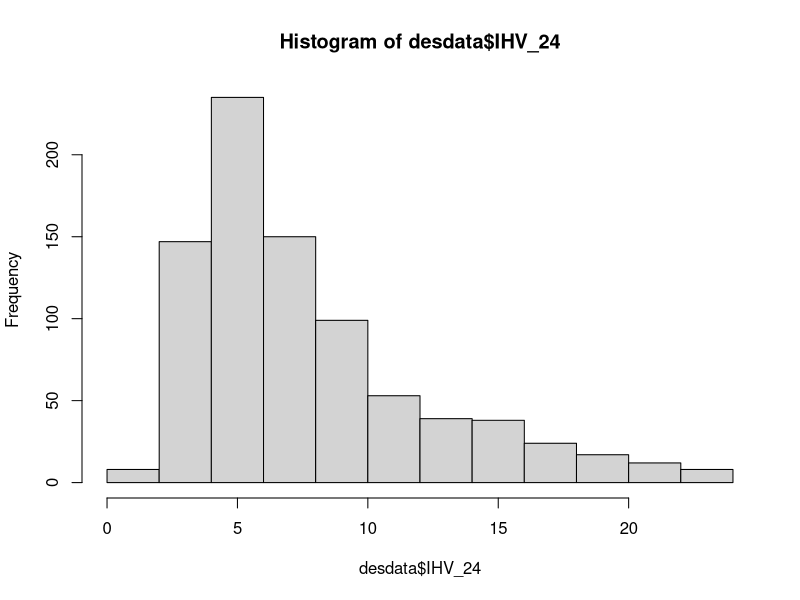
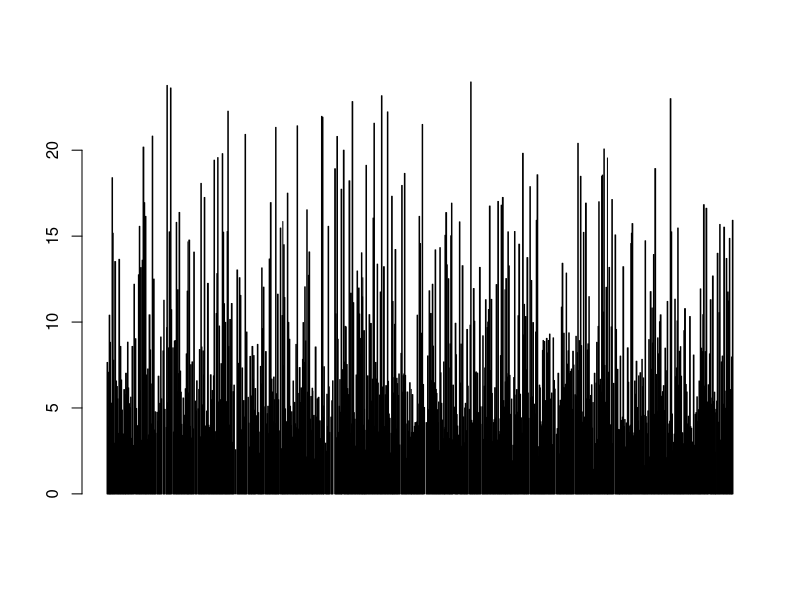
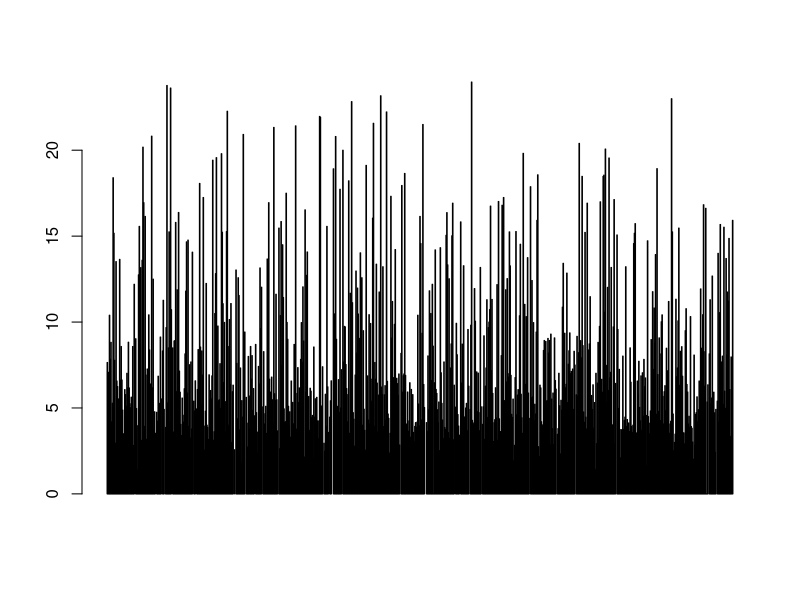
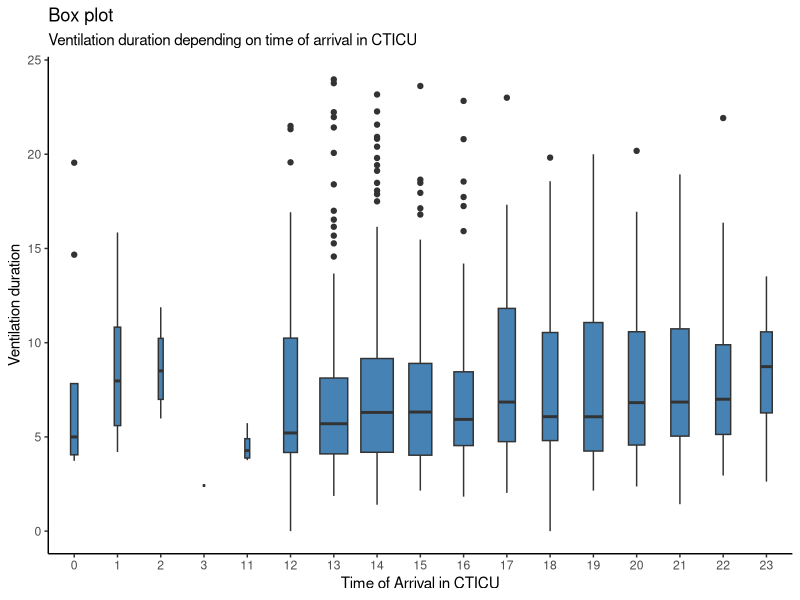
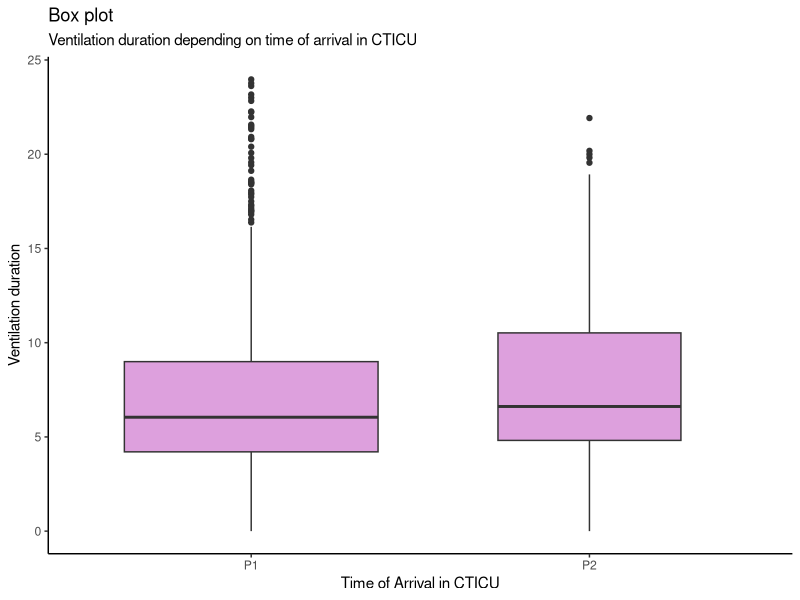
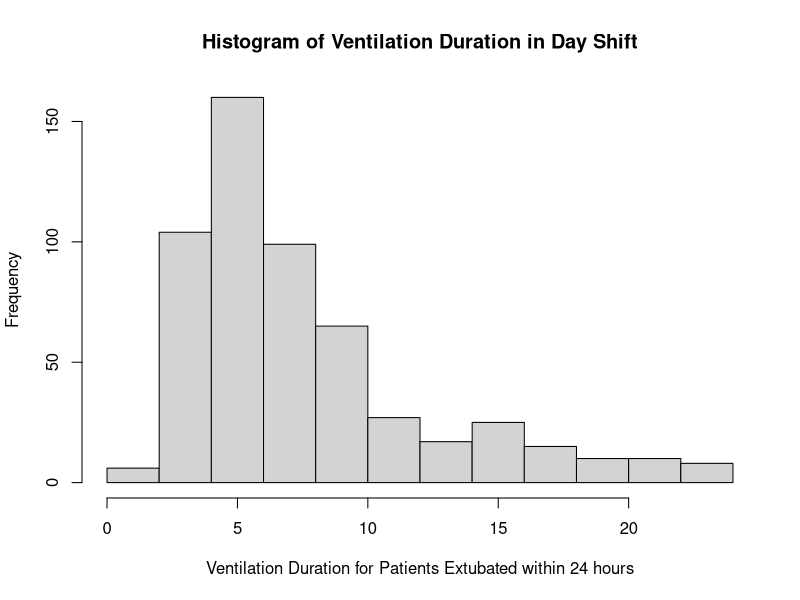
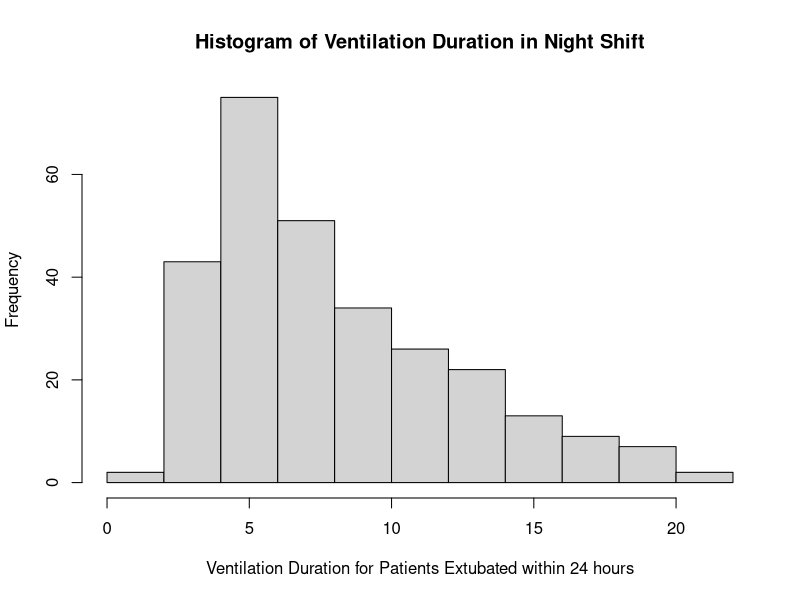
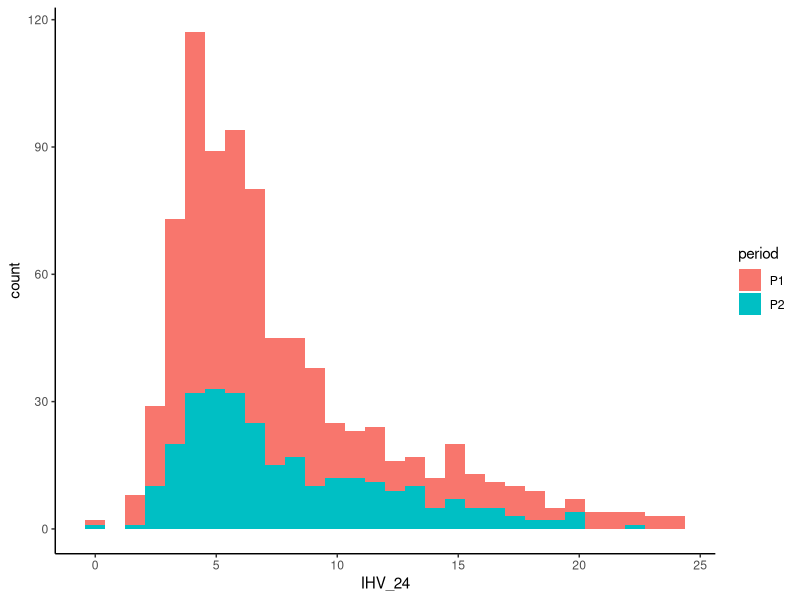

Write R code to recreate these figures, in order.
## ---- chunk 1
library(tidyverse)
library(readxl)
## ---- chunk 2
olddata <- read_excel("data/Master worksheet CTICU extubation times .xls", 
    sheet = "Master data", col_types = c("numeric", 
        "numeric", "text", "date", "date", 
        "date", "date", "text", "text", "numeric", 
        "numeric", "numeric", "numeric", 
        "text", "text", "text", "text", "text", 
        "text", "text", "text", "numeric", 
        "numeric", "numeric", "text", "text", 
        "text", "text", "text", "text", "text", 
        "text", "text", "text", "text", "text", 
        "numeric", "text", "numeric", "text", 
        "numeric", "numeric", "text", "text", 
        "text", "text", "date", "date", 
        "date", "date", "date", 
        "text", "numeric", "text", "numeric", 
        "numeric", "text", "numeric", "text", 
        "text", "numeric", "numeric", "text", 
        "text", "text", "text", "text", "numeric", 
        "numeric", "numeric", "numeric", 
        "numeric", "numeric", "numeric"))
## ---- chunk 3

rawdata <-  read_excel("data/new master data file 3 14 2019.xlsx", 
    col_types = c("text", "text", "date", 
        "date", "date", "numeric", "text", 
        "text", "numeric", "numeric", "numeric", 
        "numeric", "text", "text", "text", 
        "text", "text", "text", "text", "text", 
        "numeric", "numeric", "numeric", 
        "text", "text", "text", "text", "text", 
        "text", "text", "text", "text", "text", 
        "text", "text", "numeric", "text", 
        "numeric", "text", "numeric", "numeric", 
        "text", "text", "text", "text", "text", 
        "numeric", "text", "numeric", "date", 
        "date", "date", "date", 
        "date", "text", "numeric", "text", 
        "numeric", "numeric", "text", "numeric", 
        "text", "text", "numeric", "numeric", 
        "text", "text", "text", "text", "text", 
        "numeric", "numeric", "numeric", 
        "numeric", "numeric", "numeric", 
        "numeric", "text", "numeric", "numeric", 
        "numeric", "numeric", "numeric", 
        "numeric", "numeric", "text", "numeric"))


## ---- chunk 4
desdata <- rawdata %>% 
  separate("Surgery duration", into = c("Sdate", "Stime"), sep= " ") %>%
  separate("OR Exit Date And Time", into = c("OREdate", "OREtime"), sep= " ") %>%
  separate("OREtime", into = c("OREhour", "OREmin","OREsec"), sep= ":") %>%
  separate("Stime", into = c("Shour","Smin","Ssec"), sep= ":") %>% 
  mutate (Shour=as.numeric(Shour), Smin=as.numeric(Smin), Stime = Shour+ (Smin/60),
          OREhour = as.numeric(OREhour) ,
          period = ifelse (OREhour <18 & OREhour >=7,  "P1", "P2"),
          Ethnicity = NA,
          Reintub = coalesce(`Re-intubated During Hospital Stay`, `Postop Intubation/Reintubation During Hospital Stay`),
          Mor_disc = coalesce(`Mort-DC Status`,`Discharge / Mortality Status`)
          
          ) %>%

  rename(age = "Patient Age", 
         sex = "Sex", 
         BMI = "BMI", 
         PMM = "Predicted Morbidity or Mortality", 
         PRM = "Predicted Risk of Mortality", 
         PPV = "Predicted Prolonged Ventilation", 
         Reop = "Incidence",
         Urgent = "Status",
         Sug_Dur = "Stime",
         Pri_MI = "Prior MI",
         HF_w2w = "Heart Failure within 2 weeks",
         NYHA = "Classification-NYHA",
         smoker = "RF-Tobacco Use",
         lung = "RF-Chronic Lung Disease",
         PFT = "RF-Pulmonary Function Test",
         FEV = "RF-Forced Expiratory Volume Predicted",
         DLCOT = "DLCO Test Performed",
         DLCO = "DLCO Predicted",
         RFD = "RF-Renal Fail-Dialysis",
         PAD = "RF-Peripheral Arterial Disease",
         #Main outcome
         IHV = "Initial Hours Ventilated",
         #Secondary outcome
         Post_pneu = "Post-Op-Pulm-Pneumonia", 
         Post_throm = "Post-Op-Venous Thromboembolism-VTE",
         Post_stroke = "Post-Op-Neuro-Stroke Perm"  ,
         Re_ICU = "Readmission to ICU" ,
         Hos_LOS = "LOS-Admit-Discharge" , 
         ICU_LOS = "Total Hrs ICU",
         #Post-operative blood product transfusion 
         POBPT = "Blood Prod" ,                                        
         #Total blood transfusion units
         TBU = "Total units (all blood products)",      
         XCT = "Cross Clamp Time (min)",                             
         CPBT = "Cardiopulmonary Bypass Time"                        
         ) %>% 
  select(age,
       sex,
       Ethnicity,
       BMI, 
       PMM , 
       PRM , 
       PPV,
       Reop ,
       Urgent ,
       Sug_Dur ,
       Pri_MI ,
       HF_w2w ,
       NYHA ,
       smoker,
       lung,
       PFT,
       FEV,
       DLCOT ,
       DLCO,
       RFD ,
       PAD,
       OREhour,
       IHV,
       period,
       # secondary outcome
       Reintub, 
       Post_pneu, 
       Post_throm ,
       Post_stroke ,
       Re_ICU , 
       Hos_LOS, 
       ICU_LOS, 
       Mor_disc,
       # new variables added by new dataset 
       POBPT,
       TBU,
       XCT,
       CPBT
       ) %>% 
  mutate(IHV_24 = IHV)

        


# combine ethnicity

desdata$Ethnicity[rawdata$`Race - White` == "Yes"] = "White"
desdata$Ethnicity[rawdata$`Race - Black / African American` == "Yes"] = "Black"
desdata$Ethnicity[rawdata$`Race - Asian` == "Yes"] = "Asian"
desdata$Ethnicity[rawdata$`Race - American Indian / Alaskan Native` == "Yes"] = "American Indian"
desdata$Ethnicity[rawdata$`Race - Native Hawaiian / Pacific Islander` == "Yes"] = "Hawaiian"
desdata$Ethnicity[rawdata$`Race - Other` == "Yes"] = "Other"
desdata$Ethnicity[rawdata$`Race Documented` == "No"] = "No document"
## ---- chunk 5
desdata <- desdata %>% mutate( IHV_24 = IHV)
desdata$IHV_24[desdata$IHV>24] = NA 

glmdata <- desdata
## ---- chunk 6
names(rawdata)
names(olddata)
names(desdata)
## ---- chunk 7
#desdata$sex[desdata$sex == "Not documented"] <- NA
length(desdata$sex)
sum(is.na(desdata$sex))
sum(is.na(desdata$sex)) / length(desdata$sex)
table(desdata$sex)

#table(desdata$sex) / length(desdata$sex)
paste(round(100*(table(desdata$sex) / 861), 2), "%", sep="")

length(desdata$sex[desdata$period == "P1"])
length(desdata$sex[desdata$period == "P2"])

sum(is.na(desdata$sex[desdata$period == "P1"]))
sum(is.na(desdata$sex[desdata$period == "P2"]))

table(desdata$sex[desdata$period == "P1"]) 
table(desdata$sex[desdata$period == "P2"]) 

#table(desdata$sex[desdata$period == "P1"]) / length(desdata$sex[desdata$period == "P1"])
paste(round(100*(table(desdata$sex[desdata$period == "P1"]) / length(desdata$sex[desdata$period == "P1"])), 2), "%", sep="")

#table(desdata$sex[desdata$period == "P2"]) / length(desdata$sex[desdata$period == "P2"])
paste(round(100*(table(desdata$sex[desdata$period == "P2"]) / length(desdata$sex[desdata$period == "P2"])), 2), "%", sep="")
chisq.test(desdata$sex,desdata$period, correct = FALSE)

## ---- chunk 8
glmdata$Ethnicity[glmdata$Ethnicity == "No document"] <- NA
glmdata$Ethnicity <- as.factor(glmdata$Ethnicity) %>%
  relevel(glmdata$Ethnicity, ref="White")

length(glmdata$Ethnicity)
sum(is.na(glmdata$Ethnicity))
sum(is.na(glmdata$Ethnicity)) / length(glmdata$Ethnicity)
table(glmdata$Ethnicity)

#table(glmdata$Ethnicity) / length(glmdata$Ethnicity)
paste(round(100*(table(glmdata$Ethnicity) / 861), 2), "%", sep="")

length(glmdata$Ethnicity[glmdata$period == "P1"])
length(glmdata$Ethnicity[glmdata$period == "P2"])

sum(is.na(glmdata$Ethnicity[glmdata$period == "P1"]))
sum(is.na(glmdata$Ethnicity[glmdata$period == "P2"]))

table(glmdata$Ethnicity[glmdata$period == "P1"]) 
table(glmdata$Ethnicity[glmdata$period == "P2"]) 

#table(glmdata$Ethnicity[glmdata$period == "P1"]) / length(glmdata$Ethnicity[glmdata$period == "P1"])
paste(round(100*(table(glmdata$Ethnicity[glmdata$period == "P1"]) / length(glmdata$Ethnicity[glmdata$period == "P1"])), 2), "%", sep="")

#table(glmdata$Ethnicity[glmdata$period == "P2"]) / length(glmdata$Ethnicity[glmdata$period == "P2"])
paste(round(100*(table(glmdata$Ethnicity[glmdata$period == "P2"]) / length(glmdata$Ethnicity[glmdata$period == "P2"])), 2), "%", sep="")


chisq.test(glmdata$Ethnicity,glmdata$period, correct = FALSE)
## ---- chunk 9
glmdata <- glmdata %>% 
  mutate(Reop = ifelse(Reop == "First cardiovascular surgery", "Yes", "No"))

length(glmdata$Reop)
sum(is.na(glmdata$Reop))
sum(is.na(glmdata$Reop)) / length(glmdata$Reop)
table(glmdata$Reop)

#table(glmdata$Reop) / length(glmdata$Reop)
paste(round(100*(table(glmdata$Reop) / (length(na.omit(glmdata$Reop)))), 2), "%", sep="")

length(na.omit(glmdata$Reop[glmdata$period == "P1"]))
length(na.omit(glmdata$Reop[glmdata$period == "P2"]))

sum(is.na(glmdata$Reop[glmdata$period == "P1"]))
sum(is.na(glmdata$Reop[glmdata$period == "P2"]))

table(glmdata$Reop[glmdata$period == "P1"]) 
table(glmdata$Reop[glmdata$period == "P2"]) 

#table(glmdata$Reop[glmdata$period == "P1"]) / length(glmdata$Reop[glmdata$period == "P1"])
paste(round(100*(table(glmdata$Reop[glmdata$period == "P1"]) / length(na.omit(glmdata$Reop[glmdata$period == "P1"]))), 2), "%", sep="")

#table(glmdata$Reop[glmdata$period == "P2"]) / length(glmdata$Reop[glmdata$period == "P2"])
paste(round(100*(table(glmdata$Reop[glmdata$period == "P2"]) / length(na.omit(glmdata$Reop[glmdata$period == "P2"]))), 2), "%", sep="")



fisher.test(glmdata$Reop,glmdata$period)
## ---- chunk 10
#desdata$Urgent[desdata$Urgent == "Not documented"] <- NA
length(desdata$Urgent)
sum(is.na(desdata$Urgent))
sum(is.na(desdata$Urgent)) / length(desdata$Urgent)
table(desdata$Urgent)

#table(desdata$Urgent) / length(desdata$Urgent)
paste(round(100*(table(desdata$Urgent) / 861), 2), "%", sep="")

length(desdata$Urgent[desdata$period == "P1"])
length(desdata$Urgent[desdata$period == "P2"])

sum(is.na(desdata$Urgent[desdata$period == "P1"]))
sum(is.na(desdata$Urgent[desdata$period == "P2"]))

table(desdata$Urgent[desdata$period == "P1"]) 
table(desdata$Urgent[desdata$period == "P2"]) 

#table(desdata$Urgent[desdata$period == "P1"]) / length(desdata$Urgent[desdata$period == "P1"])
paste(round(100*(table(desdata$Urgent[desdata$period == "P1"]) / length(desdata$Urgent[desdata$period == "P1"])), 2), "%", sep="")

#table(desdata$Urgent[desdata$period == "P2"]) / length(desdata$Urgent[desdata$period == "P2"])
paste(round(100*(table(desdata$Urgent[desdata$period == "P2"]) / length(desdata$Urgent[desdata$period == "P2"])), 2), "%", sep="")


chisq.test(desdata$Urgent,desdata$period, correct = FALSE)
## ---- chunk 11
glmdata$Pri_MI[glmdata$Pri_MI == "Unknown"] <- NA
length(glmdata$Pri_MI)
sum(is.na(glmdata$Pri_MI))
sum(is.na(glmdata$Pri_MI)) / length(glmdata$Pri_MI)
table(glmdata$Pri_MI)

#table(glmdata$Pri_MI) / length(glmdata$Pri_MI)
paste(round(100*(table(glmdata$Pri_MI) / (length(na.omit(glmdata$Pri_MI)))), 2), "%", sep="")

length(na.omit(glmdata$Pri_MI[glmdata$period == "P1"]))
length(na.omit(glmdata$Pri_MI[glmdata$period == "P2"]))

sum(is.na(glmdata$Pri_MI[glmdata$period == "P1"]))
sum(is.na(glmdata$Pri_MI[glmdata$period == "P2"]))

table(glmdata$Pri_MI[glmdata$period == "P1"]) 
table(glmdata$Pri_MI[glmdata$period == "P2"]) 

#table(glmdata$Pri_MI[glmdata$period == "P1"]) / length(glmdata$Pri_MI[glmdata$period == "P1"])
paste(round(100*(table(glmdata$Pri_MI[glmdata$period == "P1"]) / length(na.omit(glmdata$Pri_MI[glmdata$period == "P1"]))), 2), "%", sep="")

#table(glmdata$Pri_MI[glmdata$period == "P2"]) / length(glmdata$Pri_MI[glmdata$period == "P2"])
paste(round(100*(table(glmdata$Pri_MI[glmdata$period == "P2"]) / length(na.omit(glmdata$Pri_MI[glmdata$period == "P2"]))), 2), "%", sep="")

chisq.test(glmdata$Pri_MI,glmdata$period, correct = FALSE)
## ---- chunk 12
glmdata$HF_w2w[desdata$HF_w2w == "Unknown"] <- NA
length(desdata$HF_w2w)
sum(is.na(desdata$HF_w2w))
sum(is.na(desdata$HF_w2w)) / length(desdata$HF_w2w)
table(desdata$HF_w2w)

#table(desdata$HF_w2w) / length(desdata$HF_w2w)
paste(round(100*(table(desdata$HF_w2w) / 861), 2), "%", sep="")

length(desdata$HF_w2w[desdata$period == "P1"])
length(desdata$HF_w2w[desdata$period == "P2"])

sum(is.na(desdata$HF_w2w[desdata$period == "P1"]))
sum(is.na(desdata$HF_w2w[desdata$period == "P2"]))

table(desdata$HF_w2w[desdata$period == "P1"]) 
table(desdata$HF_w2w[desdata$period == "P2"]) 

#table(desdata$HF_w2w[desdata$period == "P1"]) / length(desdata$HF_w2w[desdata$period == "P1"])
paste(round(100*(table(desdata$HF_w2w[desdata$period == "P1"]) / length(desdata$HF_w2w[desdata$period == "P1"])), 2), "%", sep="")

#table(desdata$HF_w2w[desdata$period == "P2"]) / length(desdata$HF_w2w[desdata$period == "P2"])
paste(round(100*(table(desdata$HF_w2w[desdata$period == "P2"]) / length(desdata$HF_w2w[desdata$period == "P2"])), 2), "%", sep="")
chisq.test(desdata$HF_w2w,desdata$period, correct = FALSE)
## ---- chunk 13
#desdata$NYHA[desdata$NYHA == "Not documented"] <- NA
length(desdata$NYHA)
sum(is.na(desdata$NYHA))
sum(is.na(desdata$NYHA)) / length(desdata$NYHA)
table(desdata$NYHA)

#table(desdata$NYHA) / length(desdata$NYHA)
paste(round(100*(table(desdata$NYHA) / 861), 2), "%", sep="")

length(desdata$NYHA[desdata$period == "P1"])
length(desdata$NYHA[desdata$period == "P2"])

sum(is.na(desdata$NYHA[desdata$period == "P1"]))
sum(is.na(desdata$NYHA[desdata$period == "P2"]))

table(desdata$NYHA[desdata$period == "P1"]) 
table(desdata$NYHA[desdata$period == "P2"]) 

#table(desdata$NYHA[desdata$period == "P1"]) / length(desdata$NYHA[desdata$period == "P1"])
paste(round(100*(table(desdata$NYHA[desdata$period == "P1"]) / length(desdata$NYHA[desdata$period == "P1"])), 2), "%", sep="")

#table(desdata$NYHA[desdata$period == "P2"]) / length(desdata$NYHA[desdata$period == "P2"])
paste(round(100*(table(desdata$NYHA[desdata$period == "P2"]) / length(desdata$NYHA[desdata$period == "P2"])), 2), "%", sep="")

## ---- chunk 14
glmdata$smoker <- "Yes"
glmdata$smoker[desdata$smoker == "Smoking status unknown"] <- NA
glmdata$smoker[desdata$smoker == "Never smoker"] <- "No"
length(glmdata$smoker)
sum(is.na(glmdata$smoker))
sum(is.na(glmdata$smoker)) / length(glmdata$smoker)
table(glmdata$smoker)

#table(glmdata$smoker) / length(glmdata$smoker)
paste(round(100*(table(glmdata$smoker) / (length(na.omit(glmdata$smoker)))), 2), "%", sep="")

length(na.omit(glmdata$smoker[glmdata$period == "P1"]))
length(na.omit(glmdata$smoker[glmdata$period == "P2"]))

sum(is.na(glmdata$smoker[glmdata$period == "P1"]))
sum(is.na(glmdata$smoker[glmdata$period == "P2"]))

table(glmdata$smoker[glmdata$period == "P1"]) 
table(glmdata$smoker[glmdata$period == "P2"]) 

#table(glmdata$smoker[glmdata$period == "P1"]) / length(glmdata$smoker[glmdata$period == "P1"])
paste(round(100*(table(glmdata$smoker[glmdata$period == "P1"]) / length(na.omit(glmdata$smoker[glmdata$period == "P1"]))), 2), "%", sep="")

#table(glmdata$smoker[glmdata$period == "P2"]) / length(glmdata$smoker[glmdata$period == "P2"])
paste(round(100*(table(glmdata$smoker[glmdata$period == "P2"]) / length(na.omit(glmdata$smoker[glmdata$period == "P2"]))), 2), "%", sep="")

chisq.test(glmdata$smoker,glmdata$period, correct = FALSE)
## ---- chunk 15

glmdata$lung <- "Yes"
glmdata$lung[desdata$lung == "No"] <- "No"
glmdata$lung[desdata$lung == "Unknown"] <- NA

length(glmdata$lung)
sum(is.na(glmdata$lung))
sum(is.na(glmdata$lung)) / length(glmdata$lung)
table(glmdata$lung)

#table(glmdata$lung) / length(glmdata$lung)
paste(round(100*(table(glmdata$lung) / 861), 2), "%", sep="")

length(glmdata$lung[glmdata$period == "P1"])
length(glmdata$lung[glmdata$period == "P2"])

sum(is.na(glmdata$lung[glmdata$period == "P1"]))
sum(is.na(glmdata$lung[glmdata$period == "P2"]))

table(glmdata$lung[glmdata$period == "P1"]) 
table(glmdata$lung[glmdata$period == "P2"]) 

#table(glmdata$lung[glmdata$period == "P1"]) / length(glmdata$lung[glmdata$period == "P1"])
paste(round(100*(table(glmdata$lung[glmdata$period == "P1"]) / length(glmdata$lung[glmdata$period == "P1"])), 2), "%", sep="")

#table(glmdata$lung[glmdata$period == "P2"]) / length(glmdata$lung[glmdata$period == "P2"])
paste(round(100*(table(glmdata$lung[glmdata$period == "P2"]) / length(glmdata$lung[glmdata$period == "P2"])), 2), "%", sep="")

chisq.test(glmdata$lung,glmdata$period, correct = FALSE)
## ---- chunk 16


glmdata$PFT[desdata$PFT == "Unknown"] <- NA

length(glmdata$PFT)
sum(is.na(glmdata$PFT))
sum(is.na(glmdata$PFT)) / length(glmdata$PFT)
table(glmdata$PFT)

#table(glmdata$PFT) / length(glmdata$PFT)
paste(round(100*(table(glmdata$PFT) / 861), 2), "%", sep="")

length(glmdata$PFT[glmdata$period == "P1"])
length(glmdata$PFT[glmdata$period == "P2"])

sum(is.na(glmdata$PFT[glmdata$period == "P1"]))
sum(is.na(glmdata$PFT[glmdata$period == "P2"]))

table(glmdata$PFT[glmdata$period == "P1"]) 
table(glmdata$PFT[glmdata$period == "P2"]) 

#table(glmdata$PFT[glmdata$period == "P1"]) / length(glmdata$PFT[glmdata$period == "P1"])
paste(round(100*(table(glmdata$PFT[glmdata$period == "P1"]) / length(glmdata$PFT[glmdata$period == "P1"])), 2), "%", sep="")

#table(glmdata$PFT[glmdata$period == "P2"]) / length(glmdata$PFT[glmdata$period == "P2"])
paste(round(100*(table(glmdata$PFT[glmdata$period == "P2"]) / length(glmdata$PFT[glmdata$period == "P2"])), 2), "%", sep="")

chisq.test(glmdata$PFT,glmdata$period, correct = FALSE)
## ---- chunk 17
#desdata$DLCOT[desdata$DLCOT == "Not documented"] <- NA
length(desdata$DLCOT)
sum(is.na(desdata$DLCOT))
sum(is.na(desdata$DLCOT)) / length(desdata$DLCOT)
table(desdata$DLCOT)

#table(desdata$DLCOT) / length(desdata$DLCOT)
paste(round(100*(table(desdata$DLCOT) / 861), 2), "%", sep="")

length(desdata$DLCOT[desdata$period == "P1"])
length(desdata$DLCOT[desdata$period == "P2"])

sum(is.na(desdata$DLCOT[desdata$period == "P1"]))
sum(is.na(desdata$DLCOT[desdata$period == "P2"]))

table(desdata$DLCOT[desdata$period == "P1"]) 
table(desdata$DLCOT[desdata$period == "P2"]) 

#table(desdata$DLCOT[desdata$period == "P1"]) / length(desdata$DLCOT[desdata$period == "P1"])
paste(round(100*(table(desdata$DLCOT[desdata$period == "P1"]) / length(desdata$DLCOT[desdata$period == "P1"])), 2), "%", sep="")

#table(desdata$DLCOT[desdata$period == "P2"]) / length(desdata$DLCOT[desdata$period == "P2"])
paste(round(100*(table(desdata$DLCOT[desdata$period == "P2"]) / length(desdata$DLCOT[desdata$period == "P2"])), 2), "%", sep="")
## ---- chunk 18


glmdata$RFD[desdata$RFD == "Unknown"] <- NA

length(glmdata$RFD)
sum(is.na(glmdata$RFD))
sum(is.na(glmdata$RFD)) / length(glmdata$RFD)
table(glmdata$RFD)

#table(glmdata$RFD) / length(glmdata$RFD)
paste(round(100*(table(glmdata$RFD) / 861), 2), "%", sep="")

length(glmdata$RFD[glmdata$period == "P1"])
length(glmdata$RFD[glmdata$period == "P2"])

sum(is.na(glmdata$RFD[glmdata$period == "P1"]))
sum(is.na(glmdata$RFD[glmdata$period == "P2"]))

table(glmdata$RFD[glmdata$period == "P1"]) 
table(glmdata$RFD[glmdata$period == "P2"]) 

#table(glmdata$RFD[glmdata$period == "P1"]) / length(glmdata$RFD[glmdata$period == "P1"])
paste(round(100*(table(glmdata$RFD[glmdata$period == "P1"]) / length(glmdata$RFD[glmdata$period == "P1"])), 2), "%", sep="")

#table(glmdata$RFD[glmdata$period == "P2"]) / length(glmdata$RFD[glmdata$period == "P2"])
paste(round(100*(table(glmdata$RFD[glmdata$period == "P2"]) / length(glmdata$RFD[glmdata$period == "P2"])), 2), "%", sep="")

chisq.test(glmdata$RFD,glmdata$period, correct = FALSE)
## ---- chunk 19
#desdata$PAD[desdata$PAD == "Not documented"] <- NA
length(desdata$PAD)
sum(is.na(desdata$PAD))
sum(is.na(desdata$PAD)) / length(desdata$PAD)
table(desdata$PAD)

#table(desdata$PAD) / length(desdata$PAD)
paste(round(100*(table(desdata$PAD) / 861), 2), "%", sep="")

length(desdata$PAD[desdata$period == "P1"])
length(desdata$PAD[desdata$period == "P2"])

sum(is.na(desdata$PAD[desdata$period == "P1"]))
sum(is.na(desdata$PAD[desdata$period == "P2"]))

table(desdata$PAD[desdata$period == "P1"]) 
table(desdata$PAD[desdata$period == "P2"]) 

#table(desdata$PAD[desdata$period == "P1"]) / length(desdata$PAD[desdata$period == "P1"])
paste(round(100*(table(desdata$PAD[desdata$period == "P1"]) / length(desdata$PAD[desdata$period == "P1"])), 2), "%", sep="")

#table(desdata$PAD[desdata$period == "P2"]) / length(desdata$PAD[desdata$period == "P2"])
paste(round(100*(table(desdata$PAD[desdata$period == "P2"]) / length(desdata$PAD[desdata$period == "P2"])), 2), "%", sep="")

chisq.test(glmdata$PAD,glmdata$period, correct = FALSE)
## ---- chunk 20




length(glmdata$POBPT )
sum(is.na(glmdata$POBPT ))
sum(is.na(glmdata$POBPT )) / length(glmdata$POBPT )
table(glmdata$POBPT )

#table(glmdata$POBPT ) / length(glmdata$POBPT )
paste(round(100*(table(glmdata$POBPT ) / (length(na.omit(glmdata$POBPT )))), 2), "%", sep="")

length(na.omit(glmdata$POBPT [glmdata$period == "P1"]))
length(na.omit(glmdata$POBPT [glmdata$period == "P2"]))

sum(is.na(glmdata$POBPT [glmdata$period == "P1"]))
sum(is.na(glmdata$POBPT [glmdata$period == "P2"]))

table(glmdata$POBPT [glmdata$period == "P1"]) 
table(glmdata$POBPT [glmdata$period == "P2"]) 

#table(glmdata$POBPT [glmdata$period == "P1"]) / length(glmdata$POBPT [glmdata$period == "P1"])
paste(round(100*(table(glmdata$POBPT [glmdata$period == "P1"]) / length(na.omit(glmdata$POBPT [glmdata$period == "P1"]))), 2), "%", sep="")

#table(glmdata$POBPT [glmdata$period == "P2"]) / length(glmdata$POBPT [glmdata$period == "P2"])
paste(round(100*(table(glmdata$POBPT [glmdata$period == "P2"]) / length(na.omit(glmdata$POBPT [glmdata$period == "P2"]))), 2), "%", sep="")

chisq.test(glmdata$POBPT ,glmdata$period, correct = FALSE)

## ---- chunk 21
desdata$age[desdata$period == "P1"] %>% na.omit() %>% length()
summary(desdata$age[desdata$period == "P1"])
desdata$age[desdata$period == "P1"] %>% na.omit() %>% sd()
desdata$age[desdata$period == "P2"] %>% na.omit() %>% length()
summary(desdata$age[desdata$period == "P2"])
desdata$age[desdata$period == "P2"] %>% na.omit() %>% sd()
desdata$age %>% na.omit() %>% length()
summary(desdata$age)
desdata$age %>% na.omit() %>% sd()
## ---- chunk 22
var.test(desdata$age[desdata$period == "P2"], desdata$age[desdata$period == "P1"])
t.test(x= desdata$age[desdata$period == "P1"], y = desdata$age[desdata$period == "P2"], paired = FALSE, var.equal = TRUE, conf.level = 0.95)
## ---- chunk 23
desdata$PMM[desdata$period == "P1"] %>% na.omit() %>% length()
summary(desdata$PMM[desdata$period == "P1"])
desdata$PMM[desdata$period == "P1"] %>% na.omit() %>% sd()
desdata$PMM[desdata$period == "P2"] %>% na.omit() %>% length()
summary(desdata$PMM[desdata$period == "P2"])
desdata$PMM[desdata$period == "P2"] %>% na.omit() %>% sd()
desdata$PMM %>% na.omit() %>% length()
summary(desdata$PMM)
desdata$PMM %>% na.omit() %>% sd()
## ---- chunk 24
var.test(desdata$PMM[desdata$period == "P2"], desdata$PMM[desdata$period == "P1"])
t.test(x= desdata$PMM[desdata$period == "P1"], y = desdata$PMM[desdata$period == "P2"], paired = FALSE, var.equal = FALSE, conf.level = 0.95)
## ---- chunk 25
desdata$PRM[desdata$period == "P1"] %>% na.omit() %>% length()
summary(desdata$PRM[desdata$period == "P1"])
desdata$PRM[desdata$period == "P1"] %>% na.omit() %>% sd()
desdata$PRM[desdata$period == "P2"] %>% na.omit() %>% length()
summary(desdata$PRM[desdata$period == "P2"])
desdata$PRM[desdata$period == "P2"] %>% na.omit() %>% sd()
desdata$PRM %>% na.omit() %>% length()
summary(desdata$PRM)
desdata$PRM %>% na.omit() %>% sd()
## ---- chunk 26
var.test(desdata$PRM[desdata$period == "P2"], desdata$PRM[desdata$period == "P1"])
t.test(x= desdata$PRM[desdata$period == "P1"], y = desdata$PRM[desdata$period == "P2"], paired = FALSE, var.equal = TRUE, conf.level = 0.95)
## ---- chunk 27
desdata$PPV[desdata$period == "P1"] %>% na.omit() %>% length()
summary(desdata$PPV[desdata$period == "P1"])
desdata$PPV[desdata$period == "P1"] %>% na.omit() %>% sd()
desdata$PPV[desdata$period == "P2"] %>% na.omit() %>% length()
summary(desdata$PPV[desdata$period == "P2"])
desdata$PPV[desdata$period == "P2"] %>% na.omit() %>% sd()
desdata$PPV %>% na.omit() %>% length()
summary(desdata$PPV)
desdata$PPV %>% na.omit() %>% sd()
## ---- chunk 28
var.test(desdata$PPV[desdata$period == "P2"], desdata$PPV[desdata$period == "P1"])
t.test(x= desdata$PPV[desdata$period == "P1"], y = desdata$PPV[desdata$period == "P2"], paired = FALSE, var.equal = TRUE, conf.level = 0.95)
## ---- chunk 29
desdata$Sug_Dur[desdata$period == "P1"] %>% na.omit() %>% length()
summary(desdata$Sug_Dur[desdata$period == "P1"])
desdata$Sug_Dur[desdata$period == "P1"] %>% na.omit() %>% sd()
desdata$Sug_Dur[desdata$period == "P2"] %>% na.omit() %>% length()
summary(desdata$Sug_Dur[desdata$period == "P2"])
desdata$Sug_Dur[desdata$period == "P2"] %>% na.omit() %>% sd()
desdata$Sug_Dur %>% na.omit() %>% length()
summary(desdata$Sug_Dur)
desdata$Sug_Dur %>% na.omit() %>% sd()
## ---- chunk 30
var.test(desdata$Sug_Dur[desdata$period == "P2"], desdata$Sug_Dur[desdata$period == "P1"])
t.test(x= desdata$Sug_Dur[desdata$period == "P1"], y = desdata$Sug_Dur[desdata$period == "P2"], paired = FALSE, var.equal = FALSE, conf.level = 0.95)
## ---- chunk 31
desdata$FEV[desdata$period == "P1"] %>% na.omit() %>% length()
summary(desdata$FEV[desdata$period == "P1"])
desdata$FEV[desdata$period == "P1"] %>% na.omit() %>% sd()
desdata$FEV[desdata$period == "P2"] %>% na.omit() %>% length()
summary(desdata$FEV[desdata$period == "P2"])
desdata$FEV[desdata$period == "P2"] %>% na.omit() %>% sd()
desdata$FEV %>% na.omit() %>% length()
summary(desdata$FEV)
desdata$FEV %>% na.omit() %>% sd()
## ---- chunk 32
var.test(desdata$FEV[desdata$period == "P2"], desdata$FEV[desdata$period == "P1"])
t.test(x= desdata$FEV[desdata$period == "P1"], y = desdata$FEV[desdata$period == "P2"], paired = FALSE, var.equal = TRUE, conf.level = 0.95)
## ---- chunk 33
desdata$DLCO[desdata$period == "P1"] %>% na.omit() %>% length()
summary(desdata$DLCO[desdata$period == "P1"])
desdata$DLCO[desdata$period == "P1"] %>% na.omit() %>% sd()
desdata$DLCO[desdata$period == "P2"] %>% na.omit() %>% length()
summary(desdata$DLCO[desdata$period == "P2"])
desdata$DLCO[desdata$period == "P2"] %>% na.omit() %>% sd()
desdata$DLCO %>% na.omit() %>% length()
summary(desdata$DLCO)
desdata$DLCO %>% na.omit() %>% sd()
## ---- chunk 34
var.test(desdata$DLCO[desdata$period == "P2"], desdata$DLCO[desdata$period == "P1"])
t.test(x= desdata$DLCO[desdata$period == "P1"], y = desdata$DLCO[desdata$period == "P2"], paired = FALSE, var.equal = TRUE, conf.level = 0.95)
## ---- chunk 35
desdata$TBU[desdata$period == "P1"] %>% na.omit() %>% length()
summary(desdata$TBU[desdata$period == "P1"])
desdata$TBU[desdata$period == "P1"] %>% na.omit() %>% sd()
desdata$TBU[desdata$period == "P2"] %>% na.omit() %>% length()
summary(desdata$TBU[desdata$period == "P2"])
desdata$TBU[desdata$period == "P2"] %>% na.omit() %>% sd()
desdata$TBU %>% na.omit() %>% length()
summary(desdata$TBU)
desdata$TBU %>% na.omit() %>% sd()
## ---- chunk 36
var.test(desdata$TBU[desdata$period == "P2"], desdata$TBU[desdata$period == "P1"])
t.test(x= desdata$TBU[desdata$period == "P1"], y = desdata$TBU[desdata$period == "P2"], paired = FALSE, var.equal = TRUE, conf.level = 0.95)
## ---- chunk 37
desdata$XCT[desdata$period == "P1"] %>% na.omit() %>% length()
summary(desdata$XCT[desdata$period == "P1"])
desdata$XCT[desdata$period == "P1"] %>% na.omit() %>% sd()
desdata$XCT[desdata$period == "P2"] %>% na.omit() %>% length()
summary(desdata$XCT[desdata$period == "P2"])
desdata$XCT[desdata$period == "P2"] %>% na.omit() %>% sd()
desdata$XCT %>% na.omit() %>% length()
summary(desdata$XCT)
desdata$XCT %>% na.omit() %>% sd()
## ---- chunk 38
var.test(desdata$XCT[desdata$period == "P2"], desdata$XCT[desdata$period == "P1"])
t.test(x= desdata$XCT[desdata$period == "P1"], y = desdata$XCT[desdata$period == "P2"], paired = FALSE, var.equal = TRUE, conf.level = 0.95)
## ---- chunk 39
desdata$CPBT[desdata$period == "P1"] %>% na.omit() %>% length()
summary(desdata$CPBT[desdata$period == "P1"])
desdata$CPBT[desdata$period == "P1"] %>% na.omit() %>% sd()
desdata$CPBT[desdata$period == "P2"] %>% na.omit() %>% length()
summary(desdata$CPBT[desdata$period == "P2"])
desdata$CPBT[desdata$period == "P2"] %>% na.omit() %>% sd()
desdata$CPBT %>% na.omit() %>% length()
summary(desdata$CPBT)
desdata$CPBT %>% na.omit() %>% sd()
## ---- chunk 40
var.test(desdata$CPBT[desdata$period == "P2"], desdata$CPBT[desdata$period == "P1"])
t.test(x= desdata$CPBT[desdata$period == "P1"], y = desdata$CPBT[desdata$period == "P2"], paired = FALSE, var.equal = TRUE, conf.level = 0.95)
## ---- chunk 41
desdata$IHV[desdata$period == "P1"] %>% na.omit() %>% length()
summary(desdata$IHV[desdata$period == "P1"])
desdata$IHV[desdata$period == "P1"] %>% na.omit() %>% sd()
desdata$IHV[desdata$period == "P2"] %>% na.omit() %>% length()
summary(desdata$IHV[desdata$period == "P2"])
desdata$IHV[desdata$period == "P2"] %>% na.omit() %>% sd()
desdata$IHV %>% na.omit() %>% length()
summary(desdata$IHV)
desdata$IHV %>% na.omit() %>% sd()
## ---- chunk 42
var.test(desdata$IHV[desdata$period == "P2"], desdata$IHV[desdata$period == "P1"])
t.test(x= desdata$IHV[desdata$period == "P1"], y = desdata$IHV[desdata$period == "P2"], paired = FALSE, var.equal = FALSE, conf.level = 0.95)
## ---- chunk 43


desdata$IHV_24[desdata$period == "P1"] %>% na.omit() %>% length()
summary(desdata$IHV_24[desdata$period == "P1"])
desdata$IHV_24[desdata$period == "P1"] %>% na.omit() %>% sd()
desdata$IHV_24[desdata$period == "P2"] %>% na.omit() %>% length()
summary(desdata$IHV_24[desdata$period == "P2"])
desdata$IHV_24[desdata$period == "P2"] %>% na.omit() %>% sd()
desdata$IHV_24 %>% na.omit() %>% length()
summary(desdata$IHV_24)
desdata$IHV_24 %>% na.omit() %>% sd()
## ---- chunk 44
var.test(desdata$IHV_24[desdata$period == "P2"], desdata$IHV_24[desdata$period == "P1"])
t.test(x= desdata$IHV_24[desdata$period == "P1"], y = desdata$IHV_24[desdata$period == "P2"], paired = FALSE, var.equal = TRUE, conf.level = 0.95)
## ---- chunk 45

library(ggplot2)
theme_set(theme_classic())

hist(desdata$IHV_24, breaks = 12, plot = TRUE, freq = TRUE)

barplot(desdata$IHV_24,desdata$OREhour)
barplot(desdata$IHV_24)

desdata$OREhour <- as.factor(desdata$OREhour)
g <- ggplot(desdata, aes(desdata$OREhour, desdata$IHV_24))
g + geom_boxplot(varwidth=T, fill="steelblue") + 
    labs(title="Box plot", 
         subtitle="Ventilation duration depending on time of arrival in CTICU",
         x="Time of Arrival in CTICU",
         y="Ventilation duration" )

gg <- ggplot(desdata, aes(desdata$period, desdata$IHV_24))
gg + geom_boxplot(varwidth=T, fill="plum") + 
    labs(title="Box plot", 
         subtitle="Ventilation duration depending on time of arrival in CTICU",
         x="Time of Arrival in CTICU",
         y="Ventilation duration" )
## ---- chunk 46

par(mfrow=c(1,1))
hist(desdata$IHV_24[desdata$period == "P1"], main = "Histogram of Ventilation Duration in Day Shift", xlab = "Ventilation Duration for Patients Extubated within 24 hours")
hist(desdata$IHV_24[desdata$period == "P2"], main = "Histogram of Ventilation Duration in Night Shift", xlab = "Ventilation Duration for Patients Extubated within 24 hours")

## ---- chunk 47
g1 <- ggplot(desdata, aes(IHV_24, fill=period))

g1 + geom_histogram()

g1 + geom_histogram(position = ,
                   binwidth = 2, 
                   col="black", 
                   size=.1) +  # change binwidth
  labs(title="Histogram with Auto Binning", 
       subtitle="Engine Displacement across Vehicle Classes")  
## ---- chunk 48
data <- desdata %>% na.omit(IHV_24) %>% group_by()
library(scales)
 ggplot(data, aes(IHV_24)) + 
          geom_bar(aes(y = ..prop.., fill = factor(..x..)), stat="count") + 
          scale_y_continuous(labels=scales::percent) +
          ylab("relative frequencies") +
          facet_grid(~period)
         
## ---- chunk 49

 
  
glmdata$period <- as.factor(glmdata$period) %>% relevel(glmdata$period, ref = "P1")
simple_logistic_fit <- glm(formula= period ~ IHV_24, family = binomial(link = "logit"), 
    data = glmdata)
summary(simple_logistic_fit)
## ---- chunk 50
full_logistic_fit <- glm(formula= period ~ IHV_24+ age+Ethnicity +BMI +PMM +PRM + PPV+ Reop+Urgent +Sug_Dur +Pri_MI +smoker+lung+ PFT +RFD + PAD+ POBPT+ TBU+ XCT+ CPBT, family = binomial(link = "logit"), data = glmdata)
summary(full_logistic_fit)

## ---- chunk 51
back_logistic_fit_1 <- glm(formula= period ~ IHV_24+Ethnicity +BMI +PMM +PRM + PPV+ Reop+Urgent +Sug_Dur +Pri_MI +smoker+lung+ PFT +RFD + PAD+ POBPT+ TBU+ XCT+ CPBT, family = binomial(link = "logit"), data = glmdata)
summary(back_logistic_fit_1)
## ---- chunk 52
back_logistic_fit_2 <- glm(formula= period ~ IHV_24+Ethnicity +PMM +PRM + PPV+ Reop+Urgent +Sug_Dur +Pri_MI +smoker+lung+ PFT +RFD + PAD+ POBPT+ TBU+ XCT+ CPBT, family = binomial(link = "logit"), data = glmdata)
summary(back_logistic_fit_2)
## ---- chunk 53
back_logistic_fit_3 <- glm(formula= period ~ IHV_24+Ethnicity +PMM + PPV+ Reop+Urgent +Sug_Dur +Pri_MI +smoker+lung+ PFT +RFD + PAD+ POBPT+ TBU+ XCT+ CPBT, family = binomial(link = "logit"), data = glmdata)
summary(back_logistic_fit_3)
## ---- chunk 54
back_logistic_fit_4 <- glm(formula= period ~ IHV_24+Ethnicity +PMM + PPV+Urgent +Sug_Dur +Pri_MI +smoker+lung+ PFT +RFD + PAD+ POBPT+ TBU+ XCT+ CPBT, family = binomial(link = "logit"), data = glmdata)
summary(back_logistic_fit_4)
## ---- chunk 55
back_logistic_fit_5 <- glm(formula= period ~ IHV_24+Ethnicity +PMM + PPV +Sug_Dur +Pri_MI +smoker+lung+ PFT +RFD + PAD+ POBPT+ TBU+ XCT+ CPBT, family = binomial(link = "logit"), data = glmdata)
summary(back_logistic_fit_5)
## ---- chunk 56
back_logistic_fit_6 <- glm(formula= period ~ IHV_24+Ethnicity +PMM + PPV +Sug_Dur +Pri_MI +smoker+lung+ PFT +RFD + PAD+ POBPT+ XCT+ CPBT, family = binomial(link = "logit"), data = glmdata)
summary(back_logistic_fit_6)
## ---- chunk 57
back_logistic_fit_7 <- glm(formula= period ~ IHV_24+Ethnicity +PMM + PPV +Sug_Dur +Pri_MI +lung+ PFT +RFD + PAD+ POBPT+ XCT+ CPBT, family = binomial(link = "logit"), data = glmdata)
summary(back_logistic_fit_7)
## ---- chunk 58
back_logistic_fit_8 <- glm(formula= period ~ IHV_24+Ethnicity +PMM + PPV +Sug_Dur +Pri_MI +smoker+lung+ PFT  + PAD+ POBPT+ XCT+ CPBT, family = binomial(link = "logit"), data = glmdata)
summary(back_logistic_fit_8)
## ---- chunk 59
back_logistic_fit_9 <- glm(formula= period ~ IHV_24+Ethnicity +PMM + PPV +Sug_Dur +Pri_MI +smoker+lung+ PFT  + PAD+ XCT+ CPBT, family = binomial(link = "logit"), data = glmdata)
summary(back_logistic_fit_9)
## ---- chunk 60
back_logistic_fit_10 <- glm(formula= period ~ IHV_24+Ethnicity +PMM + PPV +Sug_Dur +Pri_MI +smoker+lung+ PFT + XCT+ CPBT, family = binomial(link = "logit"), data = glmdata)
summary(back_logistic_fit_10)
## ---- chunk 61
back_logistic_fit_11 <- glm(formula= period ~ IHV_24+Ethnicity +PMM + PPV +Sug_Dur +smoker+lung+ PFT + XCT+ CPBT, family = binomial(link = "logit"), data = glmdata)
summary(back_logistic_fit_11)
## ---- chunk 62
back_logistic_fit_12 <- glm(formula= period ~ IHV_24+Ethnicity +PMM + PPV +Sug_Dur +smoker+ PFT + XCT+ CPBT, family = binomial(link = "logit"), data = glmdata)
summary(back_logistic_fit_12)
## ---- chunk 63
back_logistic_fit_12 <- glm(formula= period ~ IHV_24+Ethnicity +PMM + PPV +Sug_Dur +smoker+ PFT + CPBT, family = binomial(link = "logit"), data = glmdata)
summary(back_logistic_fit_12)
## ---- chunk 64
back_logistic_fit_13 <- glm(formula= period ~ IHV_24+Ethnicity +PMM + PPV +Sug_Dur +smoker+ PFT , family = binomial(link = "logit"), data = glmdata)
summary(back_logistic_fit_13)
## ---- chunk 65
back_logistic_fit_13 <- glm(formula= period ~ IHV_24+Ethnicity +PMM  +Sug_Dur +smoker+ PFT , family = binomial(link = "logit"), data = glmdata)
summary(back_logistic_fit_13)
## ---- chunk 66
back_logistic_fit_13 <- glm(formula= period ~ IHV_24+Ethnicity   +Sug_Dur +smoker+ PFT , family = binomial(link = "logit"), data = glmdata)
summary(back_logistic_fit_13)
## ---- chunk 67
back_logistic_fit_13 <- glm(formula= period ~ IHV_24+Ethnicity +smoker+ PFT , family = binomial(link = "logit"), data = glmdata)
summary(back_logistic_fit_13)
## ---- chunk 68
exp(5*0.02054 )
## ---- chunk 69
desdata$Hos_LOS[desdata$period == "P1"] %>% na.omit() %>% length()
summary(desdata$Hos_LOS[desdata$period == "P1"])
desdata$Hos_LOS[desdata$period == "P1"] %>% na.omit() %>% sd()
desdata$Hos_LOS[desdata$period == "P2"] %>% na.omit() %>% length()
summary(desdata$Hos_LOS[desdata$period == "P2"])
desdata$Hos_LOS[desdata$period == "P2"] %>% na.omit() %>% sd()
desdata$Hos_LOS %>% na.omit() %>% length()
summary(desdata$Hos_LOS)
desdata$Hos_LOS %>% na.omit() %>% sd()
## ---- chunk 70
var.test(desdata$Hos_LOS[desdata$period == "P2"], desdata$Hos_LOS[desdata$period == "P1"])
t.test(x= desdata$Hos_LOS[desdata$period == "P1"], y = desdata$Hos_LOS[desdata$period == "P2"], paired = FALSE, var.equal = FALSE, conf.level = 0.95)
## ---- chunk 71
desdata$ICU_LOS[desdata$period == "P1"] %>% na.omit() %>% length()
summary(desdata$ICU_LOS[desdata$period == "P1"])
desdata$ICU_LOS[desdata$period == "P1"] %>% na.omit() %>% sd()
desdata$ICU_LOS[desdata$period == "P2"] %>% na.omit() %>% length()
summary(desdata$ICU_LOS[desdata$period == "P2"])
desdata$ICU_LOS[desdata$period == "P2"] %>% na.omit() %>% sd()
desdata$ICU_LOS %>% na.omit() %>% length()
summary(desdata$ICU_LOS)
desdata$ICU_LOS %>% na.omit() %>% sd()
## ---- chunk 72
var.test(desdata$ICU_LOS[desdata$period == "P2"], desdata$ICU_LOS[desdata$period == "P1"])
t.test(x= desdata$ICU_LOS[desdata$period == "P1"], y = desdata$ICU_LOS[desdata$period == "P2"], paired = FALSE, var.equal = FALSE, conf.level = 0.95)
## ---- chunk 73
logistic_fit_ICU_LOS <- glm(formula= period ~ ICU_LOS+Ethnicity +smoker+ PFT , family = binomial(link = "logit"), data = glmdata)
summary(logistic_fit_ICU_LOS)
## ---- chunk 74

#glmdata$Reintub[desdata$Reintub == "Unknown"] <- NA

length(glmdata$Reintub)
sum(is.na(glmdata$Reintub))
sum(is.na(glmdata$Reintub)) / length(glmdata$Reintub)
table(glmdata$Reintub)

#table(glmdata$Reintub) / length(glmdata$Reintub)
paste(round(100*(table(glmdata$Reintub) / 861), 2), "%", sep="")

length(glmdata$Reintub[glmdata$period == "P1"])
length(glmdata$Reintub[glmdata$period == "P2"])

sum(is.na(glmdata$Reintub[glmdata$period == "P1"]))
sum(is.na(glmdata$Reintub[glmdata$period == "P2"]))

table(glmdata$Reintub[glmdata$period == "P1"]) 
table(glmdata$Reintub[glmdata$period == "P2"]) 

#table(glmdata$Reintub[glmdata$period == "P1"]) / length(glmdata$Reintub[glmdata$period == "P1"])
paste(round(100*(table(glmdata$Reintub[glmdata$period == "P1"]) / length(glmdata$Reintub[glmdata$period == "P1"])), 2), "%", sep="")

#table(glmdata$Reintub[glmdata$period == "P2"]) / length(glmdata$Reintub[glmdata$period == "P2"])
paste(round(100*(table(glmdata$Reintub[glmdata$period == "P2"]) / length(glmdata$Reintub[glmdata$period == "P2"])), 2), "%", sep="")

chisq.test(glmdata$Reintub,glmdata$period, correct = FALSE)
## ---- chunk 75

#glmdata$Re_ICU [desdata$Re_ICU  != "No" | desdata$Re_ICU !="Unknown"] <- "Yes"
#glmdata$Re_ICU [desdata$Re_ICU  == "No"] <- "No"
#glmdata$Re_ICU [desdata$Re_ICU  == "Unknown"] <- NA


length(glmdata$Re_ICU )
sum(is.na(glmdata$Re_ICU ))
sum(is.na(glmdata$Re_ICU )) / length(glmdata$Re_ICU )
table(glmdata$Re_ICU )

#table(glmdata$Re_ICU ) / length(glmdata$Re_ICU )
paste(round(100*(table(glmdata$Re_ICU ) / (length(na.omit(glmdata$Re_ICU )))), 2), "%", sep="")

length(na.omit(glmdata$Re_ICU [glmdata$period == "P1"]))
length(na.omit(glmdata$Re_ICU [glmdata$period == "P2"]))

sum(is.na(glmdata$Re_ICU [glmdata$period == "P1"]))
sum(is.na(glmdata$Re_ICU [glmdata$period == "P2"]))

table(glmdata$Re_ICU [glmdata$period == "P1"]) 
table(glmdata$Re_ICU [glmdata$period == "P2"]) 

#table(glmdata$Re_ICU [glmdata$period == "P1"]) / length(glmdata$Re_ICU [glmdata$period == "P1"])
paste(round(100*(table(glmdata$Re_ICU [glmdata$period == "P1"]) / length(na.omit(glmdata$Re_ICU [glmdata$period == "P1"]))), 2), "%", sep="")

#table(glmdata$Re_ICU [glmdata$period == "P2"]) / length(glmdata$Re_ICU [glmdata$period == "P2"])
paste(round(100*(table(glmdata$Re_ICU [glmdata$period == "P2"]) / length(na.omit(glmdata$Re_ICU [glmdata$period == "P2"]))), 2), "%", sep="")

chisq.test(glmdata$Re_ICU ,glmdata$period, correct = FALSE)
## ---- chunk 76


glmdata$Mor_disc [desdata$Mor_disc  == "Dead"] <- "Dead"
glmdata$Mor_disc [desdata$Mor_disc  != "Dead"] <- "Alive"


length(glmdata$Mor_disc )
sum(is.na(glmdata$Mor_disc ))
sum(is.na(glmdata$Mor_disc )) / length(glmdata$Mor_disc )
table(glmdata$Mor_disc )

#table(glmdata$Mor_disc ) / length(glmdata$Mor_disc )
paste(round(100*(table(glmdata$Mor_disc ) / (length(na.omit(glmdata$Mor_disc )))), 2), "%", sep="")

length(na.omit(glmdata$Mor_disc [glmdata$period == "P1"]))
length(na.omit(glmdata$Mor_disc [glmdata$period == "P2"]))

sum(is.na(glmdata$Mor_disc [glmdata$period == "P1"]))
sum(is.na(glmdata$Mor_disc [glmdata$period == "P2"]))

table(glmdata$Mor_disc [glmdata$period == "P1"]) 
table(glmdata$Mor_disc [glmdata$period == "P2"]) 

#table(glmdata$Mor_disc [glmdata$period == "P1"]) / length(glmdata$Mor_disc [glmdata$period == "P1"])
paste(round(100*(table(glmdata$Mor_disc [glmdata$period == "P1"]) / length(na.omit(glmdata$Mor_disc [glmdata$period == "P1"]))), 2), "%", sep="")

#table(glmdata$Mor_disc [glmdata$period == "P2"]) / length(glmdata$Mor_disc [glmdata$period == "P2"])
paste(round(100*(table(glmdata$Mor_disc [glmdata$period == "P2"]) / length(na.omit(glmdata$Mor_disc [glmdata$period == "P2"]))), 2), "%", sep="")

fisher.test(glmdata$Mor_disc ,glmdata$period)
